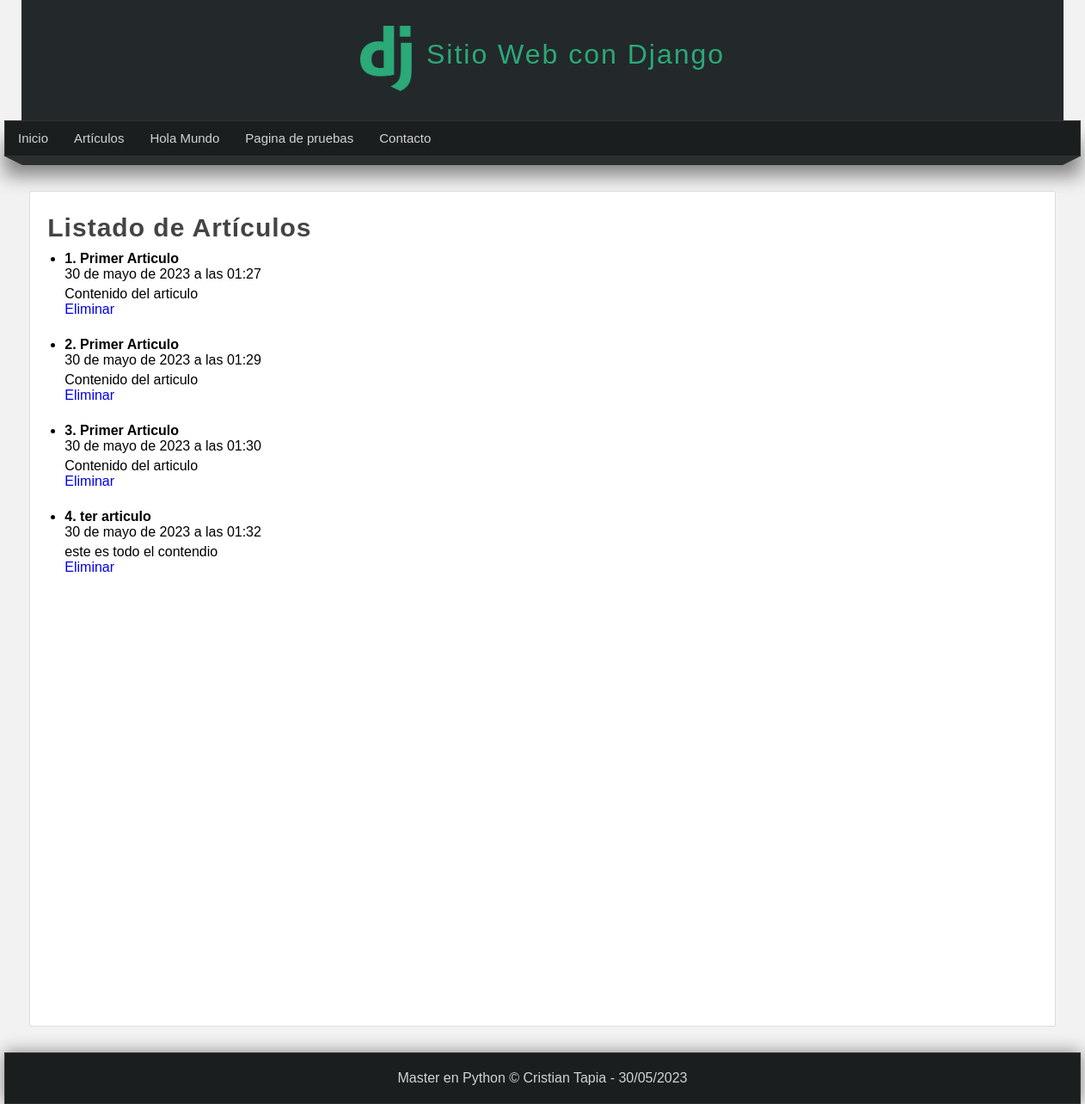
The page /articulos on the database as committed earlier.
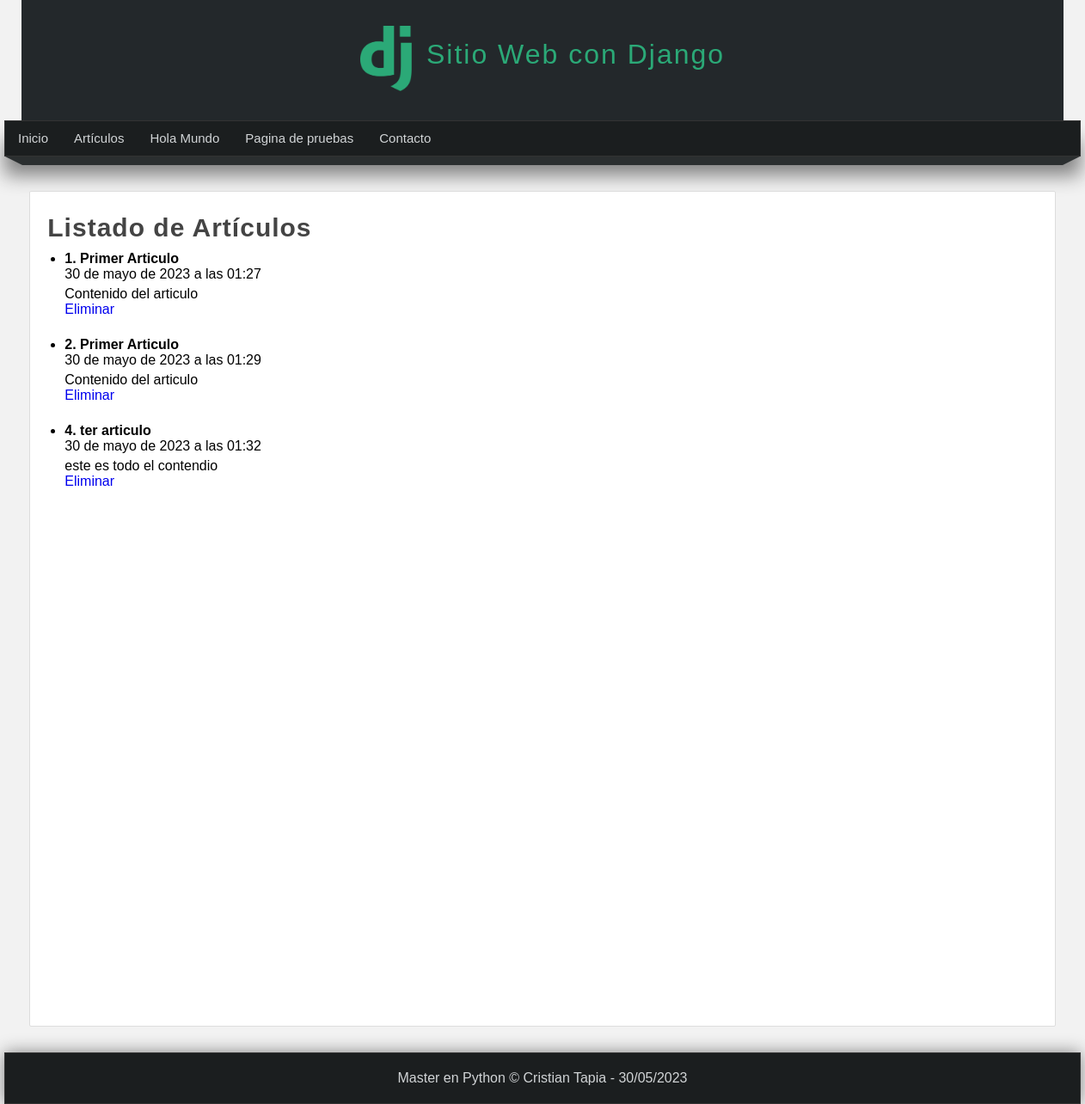
The same page on the database as committed later.
### motorInferencia/models.py (models this page shows)
class Article(models.Model):
    title = models.CharField(max_length=150)
    content = models.TextField()
    image = models.ImageField(default='null')
    public = models.BooleanField()
    created_at = models.DateTimeField(
        auto_now_add=True
    )  # Se pone automáticamente cuando se crea el registro
    update_at = models.DateTimeField(
        auto_now=True
    )  # Se pone automáticamente cuando se edita el registro

### motorInferencia/views.py (the view)
# urls.py: path("articulos", motorInferencia.views.articulos, name="articulos"),
def articulos(request):
    articulos = Article.objects.all()
    articulos = Article.objects.filter(id__gte=7)
    articulos = Article.objects.filter(id__lte=7, title__contains="articulo")
    return render(request, "articulos.html", {"articulos": articulos})

### motorInferencia/templates/articulos.html (shortened to what this page needs)
{% extends 'layout.html' %}
{% block content %}
<h1 class="title">Listado de Artículos</h1>
<ul>
    {% for articulo in articulos %}
        <li>
            <h4>{{ articulo.id }}. {{ articulo.title }}</h4>
            <span>{{ articulo.created_at }}</span>
            <p>
                {{ articulo.content }} <br/>
                <a href="{% url 'borrar' id=articulo.id %}">Eliminar</a>
            </p>
            <br/>
        </li>
    {% endfor %}
</ul>
{% endblock %}

Rows that differ between the two databases and show on the page:
no longer on this page (row edited): Article: id "3", title "Primer Articulo", created_at "30 de mayo de 2023 a las 01:30", content "Contenido del articulo"
